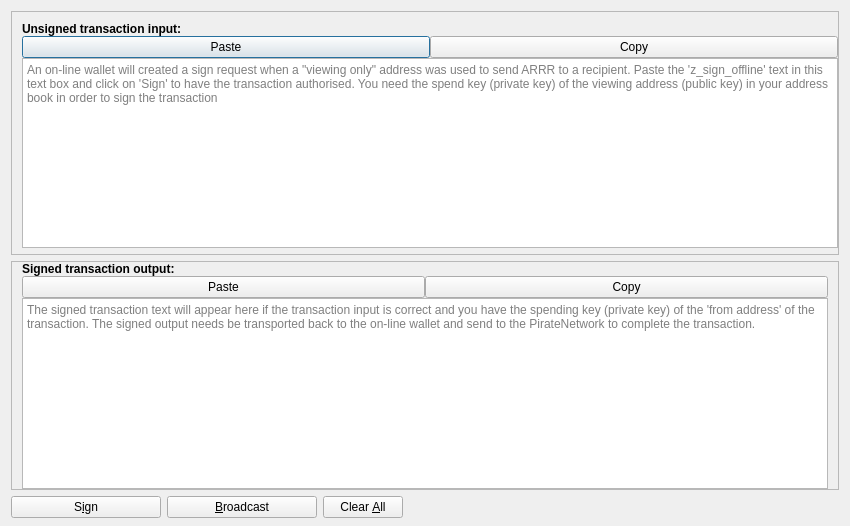
<?xml version="1.0" encoding="UTF-8"?>
<ui version="4.0">
 <class>ZSignDialog</class>
 <widget class="QDialog" name="ZSignDialog">
  <property name="enabled">
   <bool>true</bool>
  </property>
  <property name="geometry">
   <rect>
    <x>0</x>
    <y>0</y>
    <width>850</width>
    <height>526</height>
   </rect>
  </property>
  <property name="windowTitle">
   <string>Z-Send Coins</string>
  </property>
  <layout class="QVBoxLayout" name="verticalLayout" stretch="0,0,0">
   <property name="bottomMargin">
    <number>8</number>
   </property>
   <item>
    <widget class="QFrame" name="frameCoinControl">
     <property name="sizePolicy">
      <sizepolicy hsizetype="Expanding" vsizetype="Expanding">
       <horstretch>0</horstretch>
       <verstretch>0</verstretch>
      </sizepolicy>
     </property>
     <property name="maximumSize">
      <size>
       <width>16777215</width>
       <height>16777215</height>
      </size>
     </property>
     <property name="frameShape">
      <enum>QFrame::StyledPanel</enum>
     </property>
     <property name="frameShadow">
      <enum>QFrame::Sunken</enum>
     </property>
     <layout class="QVBoxLayout" name="verticalLayoutCoinControl2">
      <property name="spacing">
       <number>0</number>
      </property>
      <property name="leftMargin">
       <number>0</number>
      </property>
      <property name="topMargin">
       <number>0</number>
      </property>
      <property name="rightMargin">
       <number>0</number>
      </property>
      <property name="bottomMargin">
       <number>6</number>
      </property>
      <item>
       <layout class="QVBoxLayout" name="verticalLayoutCoinControl" stretch="0,0">
        <property name="spacing">
         <number>0</number>
        </property>
        <property name="leftMargin">
         <number>10</number>
        </property>
        <property name="topMargin">
         <number>10</number>
        </property>
        <item>
         <widget class="QLabel" name="lbInput">
          <property name="sizePolicy">
           <sizepolicy hsizetype="Preferred" vsizetype="Maximum">
            <horstretch>0</horstretch>
            <verstretch>0</verstretch>
           </sizepolicy>
          </property>
          <property name="font">
           <font>
            <weight>75</weight>
            <bold>true</bold>
           </font>
          </property>
          <property name="styleSheet">
           <string notr="true">font-weight:bold;</string>
          </property>
          <property name="text">
           <string>Unsigned transaction input:</string>
          </property>
         </widget>
        </item>
        <item>
         <layout class="QHBoxLayout" name="horizontalLayoutInput">
          <item>
           <widget class="QPushButton" name="pasteInputButton">
            <property name="text">
             <string>Paste</string>
            </property>
            <property name="toolTip">
             <string>Paste unsigned transaction from clipboard</string>
            </property>
           </widget>
          </item>
          <item>
           <widget class="QPushButton" name="copyInputButton">
            <property name="text">
             <string>Copy</string>
            </property>
            <property name="toolTip">
             <string>Copy unsigned transaction to clipboard</string>
            </property>
           </widget>
          </item>
         </layout>
        </item>
        <item>
         <widget class="QTextEdit" name="teInput">
          <property name="placeholderText">
           <string>An on-line wallet will created a sign request when a &quot;viewing only&quot; address was used to send ARRR to a recipient. Paste the 'z_sign_offline' text in this text box and click on 'Sign' to have the transaction authorised. You need the spend key (private key) of the viewing address (public key) in your address book in order to sign the transaction</string>
          </property>
         </widget>
        </item>
       </layout>
      </item>
     </layout>
    </widget>
   </item>
   <item>
    <widget class="QFrame" name="frameResult">
     <property name="enabled">
      <bool>true</bool>
     </property>
     <property name="sizePolicy">
      <sizepolicy hsizetype="Expanding" vsizetype="Expanding">
       <horstretch>0</horstretch>
       <verstretch>0</verstretch>
      </sizepolicy>
     </property>
     <property name="maximumSize">
      <size>
       <width>16777215</width>
       <height>16777215</height>
      </size>
     </property>
     <property name="frameShape">
      <enum>QFrame::StyledPanel</enum>
     </property>
     <property name="frameShadow">
      <enum>QFrame::Sunken</enum>
     </property>
     <layout class="QVBoxLayout" name="verticalLayoutResult1">
      <property name="spacing">
       <number>0</number>
      </property>
      <property name="leftMargin">
       <number>0</number>
      </property>
      <property name="topMargin">
       <number>0</number>
      </property>
      <property name="rightMargin">
       <number>0</number>
      </property>
      <property name="bottomMargin">
       <number>0</number>
      </property>
      <item>
       <layout class="QVBoxLayout" name="verticalLayoutResult2" stretch="0,0">
        <property name="spacing">
         <number>0</number>
        </property>
        <property name="leftMargin">
         <number>10</number>
        </property>
        <property name="topMargin">
         <number>0</number>
        </property>
        <property name="rightMargin">
         <number>10</number>
        </property>
        <item>
         <widget class="QLabel" name="lbResult">
          <property name="font">
           <font>
            <weight>75</weight>
            <bold>true</bold>
           </font>
          </property>
          <property name="text">
           <string>Signed transaction output:</string>
          </property>
         </widget>
        </item>
        <item>
         <layout class="QHBoxLayout" name="horizontalLayoutResult">
          <item>
           <widget class="QPushButton" name="pasteResultButton">
            <property name="text">
             <string>Paste</string>
            </property>
            <property name="toolTip">
             <string>Paste signed transaction from clipboard</string>
            </property>
           </widget>
          </item>
          <item>
           <widget class="QPushButton" name="copyResultButton">
            <property name="text">
             <string>Copy</string>
            </property>
            <property name="toolTip">
             <string>Copy signed transaction to clipboard</string>
            </property>
           </widget>
          </item>
         </layout>
        </item>
        <item>
         <widget class="QTextEdit" name="teResult">
          <property name="readOnly">
           <bool>true</bool>
          </property>
          <property name="placeholderText">
           <string>The signed transaction text will appear here if the transaction input is correct and you have the spending key (private key) of the 'from address' of the transaction. The signed output needs be transported back to the on-line wallet and send to the PirateNetwork to complete the transaction.</string>
          </property>
         </widget>
        </item>
       </layout>
      </item>
     </layout>
    </widget>
   </item>
   <item>
    <layout class="QHBoxLayout" name="horizontalLayout">
     <item>
      <widget class="QPushButton" name="signButton">
       <property name="minimumSize">
        <size>
         <width>150</width>
         <height>0</height>
        </size>
       </property>
       <property name="toolTip">
        <string>Sign (authorise) the transaction</string>
       </property>
       <property name="text">
        <string>S&amp;ign</string>
       </property>
       <property name="icon">
        <iconset resource="../komodo.qrc">
         <normaloff>:/icons/send</normaloff>:/icons/send</iconset>
       </property>
       <property name="autoDefault">
        <bool>false</bool>
       </property>
       <property name="default">
        <bool>false</bool>
       </property>
      </widget>
     </item>
     <item>
      <widget class="QPushButton" name="broadcastButton">
       <property name="minimumSize">
        <size>
         <width>150</width>
         <height>0</height>
        </size>
       </property>
       <property name="toolTip">
        <string>Broadcast a signed transaction to the network</string>
       </property>
       <property name="text">
        <string>&amp;Broadcast</string>
       </property>
       <property name="icon">
        <iconset resource="../komodo.qrc">
         <normaloff>:/icons/transaction_confirmed</normaloff>:/icons/transaction_confirmed</iconset>
       </property>
       <property name="autoDefault">
        <bool>false</bool>
       </property>
       <property name="default">
        <bool>false</bool>
       </property>
      </widget>
     </item>
     <item>
      <widget class="QPushButton" name="clearButton">
       <property name="sizePolicy">
        <sizepolicy hsizetype="Minimum" vsizetype="Fixed">
         <horstretch>0</horstretch>
         <verstretch>0</verstretch>
        </sizepolicy>
       </property>
       <property name="toolTip">
        <string>Clear all fields of the form.</string>
       </property>
       <property name="text">
        <string>Clear &amp;All</string>
       </property>
       <property name="icon">
        <iconset resource="../komodo.qrc">
         <normaloff>:/icons/remove</normaloff>:/icons/remove</iconset>
       </property>
       <property name="autoDefault">
        <bool>false</bool>
       </property>
      </widget>
     </item>
     <item>
      <spacer name="horizontalSpacer">
       <property name="orientation">
        <enum>Qt::Horizontal</enum>
       </property>
       <property name="sizeHint" stdset="0">
        <size>
         <width>40</width>
         <height>20</height>
        </size>
       </property>
      </spacer>
     </item>
     <item>
      <layout class="QHBoxLayout" name="horizontalLayout_2">
       <property name="spacing">
        <number>3</number>
       </property>
      </layout>
     </item>
    </layout>
   </item>
  </layout>
 </widget>
 <resources>
  <include location="../komodo.qrc"/>
 </resources>
 <connections/>
</ui>
